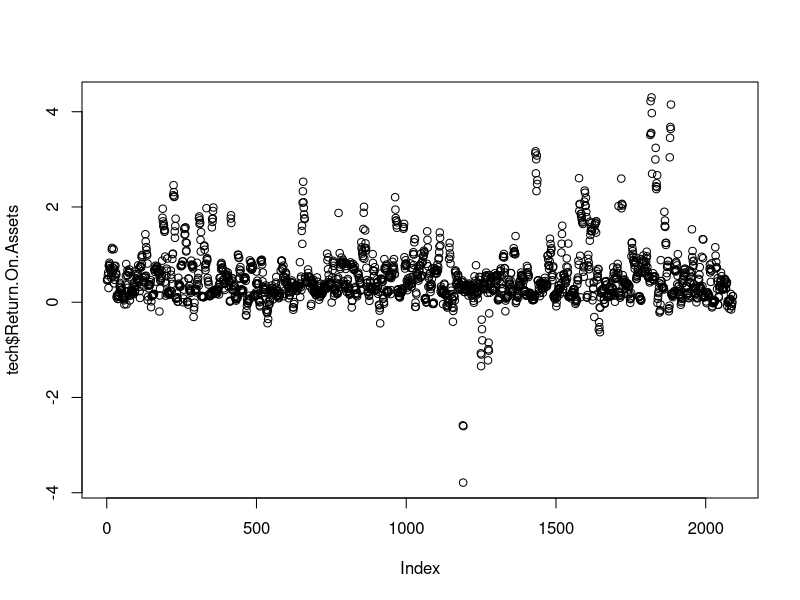
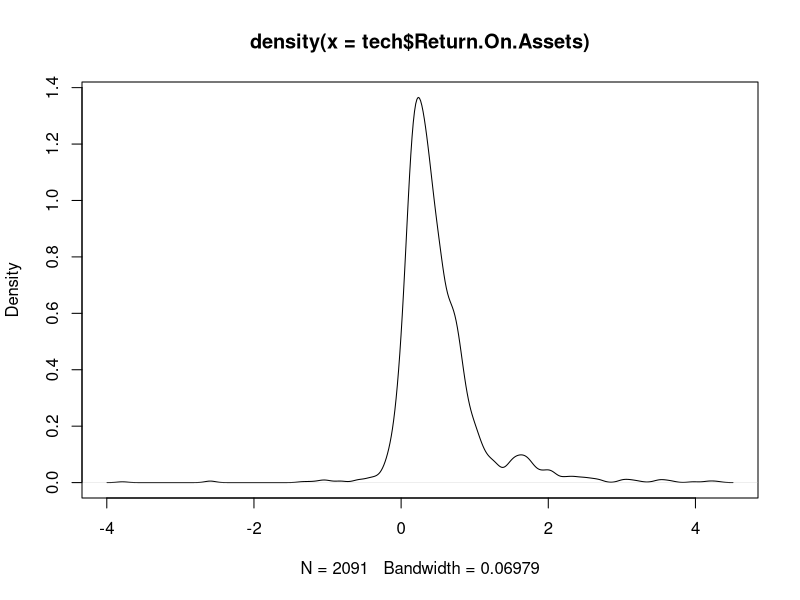
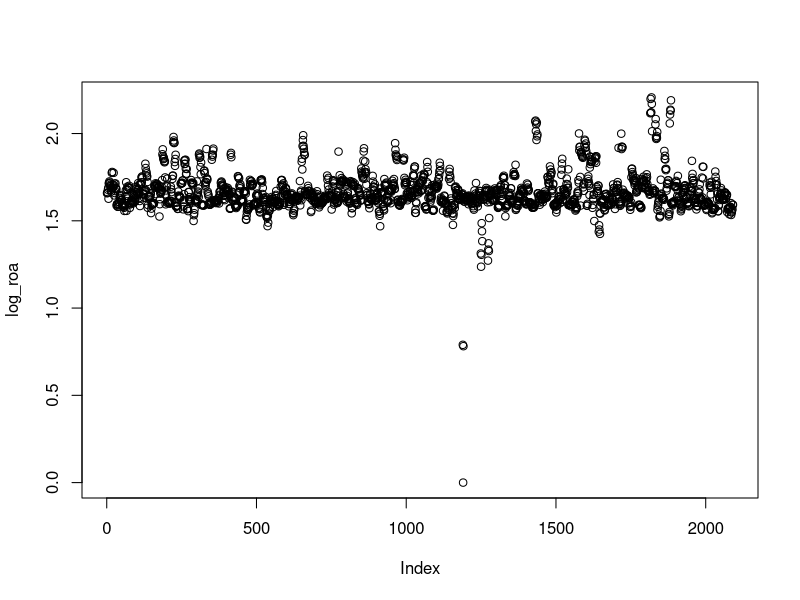
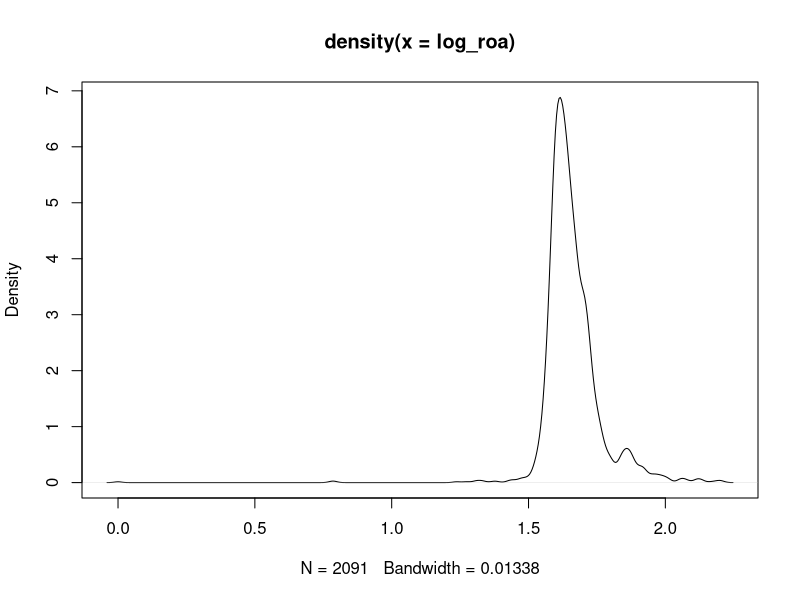
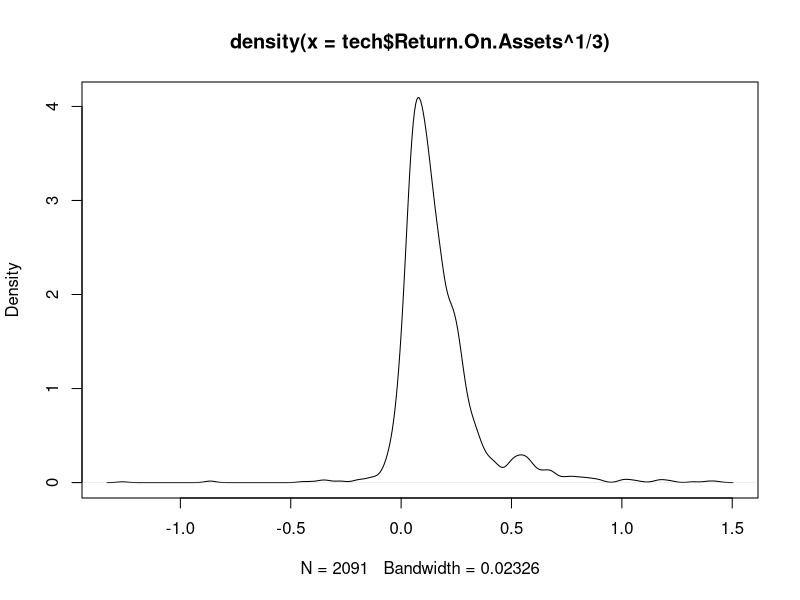

The R source for these figures, in order: (Note: this script raises an error after producing the figures.)
## ---- chunk 1
knitr::opts_chunk$set(echo = TRUE)
## ---- chunk 2
library(MASS)
library(tidyverse)
library(data.table)
#df <- fread("allcol.csv", drop = 1)
#stock <- read.csv2("us-shareprices-daily.csv")
ratio_return <- read.csv("ratios_return.csv", header = T) ## 11718 * 32
ratio_return$Sector <- as.character(ratio_return$Sector)
tech <- ratio_return[ratio_return$Sector=="Technology",] ## 2085 observations
length(levels(tech$Ticker)) ##1584 companies
## ---- chunk 3
summary(tech$Return.On.Assets)
#   Min. 1st Qu.  Median    Mean 3rd Qu.    Max. 
#-3.7872  0.1932  0.3774  0.5030  0.6718  4.3005 
plot(tech$Return.On.Assets)
plot(density(tech$Return.On.Assets))
## translate (add minimum negative value), then log transform
log_roa <- log(tech$Return.On.Assets+1+abs(min(tech$Return.On.Assets)))
tech$Return.On.Assets.t <- log_roa
plot(log_roa)
plot(density(log_roa)) ## still left-skewed
plot(density(tech$Return.On.Assets^1/3))

## outliers:
tech[log_roa<1, c("Ticker", "Fiscal.Year")]
# log_roa[which(log_roa<1)] ## 0.7893779 0.0000000 0.7815722 1.2369020 1.2719327
# plot(density(log_roa[log_roa>=1]))

### outliers lying >3*SD away of mean
sd <- sd(tech$Return.On.Assets) 
mean <- mean(tech$Return.On.Assets) 
ci <- c(mean - 3*sd, mean + 3*sd) 
#sum(!tech$Return.On.Assets %between% ci)#45 outliers
tech[!tech$Return.On.Assets %between% ci, c('Ticker', 'Fiscal.Year')] ##outliers
tech$Return.On.Assets.out <- "False"
tech$Return.On.Assets.out[which(!tech$Return.On.Assets %between% ci)] <- "True"
plot(density(tech$Return.On.Assets.t[tech$Return.On.Assets.out=="False"]))


## correlation with Stock Return
cor(log_roa, tech$Return)
cor(log_roa, tech$Return2)
cor(log_roa, tech$Return3) #0.04531882
cor(tech$Return.On.Assets, tech$Return3) #0.04179654
cor(tech$Return.On.Assets^1/3, tech$Return3) #0.04179654
cor(log_roa, tech$Return4)
## ---- chunk 4
summary(tech$Earning.Per.Share)
#     Min.   1st Qu.    Median      Mean   3rd Qu.      Max. 
# -21.9880   -0.0395    0.6528    2.4637    1.8690 1260.5818
sum(tech$Earning.Per.Share<0) ## 710 (==0: 0)
plot(tech$Earning.Per.Share)
plot(density(tech$Earning.Per.Share)) ## severely right-skewed

## transformamtion
log_eps <- log(tech$Earning.Per.Share+1+abs(min(tech$Earning.Per.Share)))
tech$Earning.Per.Share.t <- log_eps
plot(log_eps)
plot(density(log_eps))
plot(density(tech$Earning.Per.Share^1/3))

## outliers
tech[(log_eps<1) | (log_eps>5), c("Ticker", "Fiscal.Year")]
plot(density(log_eps[log_eps<=5 & log_eps>=1]))
tech$Earning.Per.Share.out <- "False"
tech$Earning.Per.Share.out[which(log_eps<1) | (log_eps>5)] <- "True"

### Note: The ">3*SD" rule doesn't work because the points within the 3*SD are still left skewed,
### hence, remove points where log transformed values are <1 or >5

sd <- sd(tech$Earning.Per.Share) 
mean <- mean(tech$Earning.Per.Share) 
ci <- c(mean - 3*sd, mean + 3*sd) 
#sum(!tech$Earning.Per.Share %between% ci)# 4 outliers
tech[!tech$Earning.Per.Share %between% ci, c('Ticker', 'Fiscal.Year')] ##outliers
tech$Earning.Per.Share.out <- "False"
tech$Earning.Per.Share.out[which(!tech$Earning.Per.Share %between% ci)] <- "True"
plot(density(tech$Earning.Per.Share.t[tech$Earning.Per.Share.out=="False"])) ## still left skewed


cor(log_eps, tech$Return)
cor(log_eps, tech$Return2)
cor(log_eps, tech$Return3) #0.1226962
cor(tech$Earning.Per.Share, tech$Return3) 
cor(tech$Earning.Per.Share^1/3, tech$Return3) 
cor(log_eps, tech$Return4)
## ---- chunk 5
summary(tech$Sales.Per.Share) 
#     Min.   1st Qu.    Median      Mean   3rd Qu.      Max. 
#    0.076     5.444     9.449    47.031    18.639 29675.850
plot(tech$Sales.Per.Share)
plot(density(tech$Sales.Per.Share))

## transformamtion
log_sps <- log(tech$Sales.Per.Share)
tech$Sales.Per.Share.t <- log_sps
plot(log_sps)
plot(density(log_sps))

## outliers
fiveLargest <- tail(order(tech$Sales.Per.Share), 5) ## indice for the five highest sales per share
tech[fiveLargest, c("Ticker", "Fiscal.Year")]

### outliers lying >3*SD away of mean
sd <- sd(tech$Sales.Per.Share) 
mean <- mean(tech$Sales.Per.Share) 
ci <- c(mean - 3*sd, mean + 3*sd)
#sum(!tech$Sales.Per.Share %between% ci)#4 outliers
tech[!tech$Sales.Per.Share %between% ci, c('Ticker', 'Fiscal.Year')] ##outliers
tech$Sales.Per.Share.out <- "False"
tech$Sales.Per.Share.out[which(!tech$Sales.Per.Share %between% ci)] <- "True"
plot(density(tech$Sales.Per.Share.t[tech$Sales.Per.Share.out=="False"]))


cor(log_sps, tech$Return)
cor(log_sps, tech$Return2)
cor(log_sps, tech$Return3) #0.02757461
cor(tech$Sales.Per.Share, tech$Return3)
cor(log_sps, tech$Return4)
## ---- chunk 6
summary(tech$Price.to.Earning.Ratio)
#      Min.    1st Qu.     Median       Mean    3rd Qu.       Max. 
#-11489.062     -1.291     18.765     26.740     35.296   9682.311  
sum(tech$Price.to.Earning.Ratio<0) ## 710 (==0: 0)
plot(tech$Price.to.Earning.Ratio)
plot(density(tech$Price.to.Earning.Ratio))

## transformamtion
log_per <- log(tech$Price.to.Earning.Ratio+1+abs(min(tech$Price.to.Earning.Ratio)))
tech$Price.to.Earning.Ratio.t <- log_per
plot(log_per)
plot(density(log_per))

## outliers
x <- which(tech$Price.to.Earning.Ratio == min(tech$Price.to.Earning.Ratio) |
              tech$Price.to.Earning.Ratio == max(tech$Price.to.Earning.Ratio))
tech[x, c("Ticker", "Fiscal.Year")]

## reperform transformamtion after removing FIVN 2018
log_per[x] <- NA
plot(log_per)
plot(density(log_per[!is.na(log_per)]))

cor(log_per, tech$Return, use="complete.obs")
cor(log_per, tech$Return2, use="complete.obs")
cor(log_per, tech$Return3, use="complete.obs") #0.05069594
cor(tech$Price.to.Earning.Ratio, tech$Return3)
cor(log_per, tech$Return4, use="complete.obs")



### outliers lying >3*SD away of mean
sd <- sd(tech$Price.to.Earning.Ratio) 
mean <- mean(tech$Price.to.Earning.Ratio) 
ci <- c(mean - 3*sd, mean + 3*sd)
#sum(!tech$Price.to.Earning.Ratio %between% ci)# 17 outliers
tech[!tech$Price.to.Earning.Ratio %between% ci, c('Ticker', 'Fiscal.Year')] ##outliers
tech$Price.to.Earning.Ratio.out <- "False"
tech$Price.to.Earning.Ratio.out[which(!tech$Price.to.Earning.Ratio %between% ci)] <- "True"
plot(density(tech$Price.to.Earning.Ratio.t[tech$Price.to.Earning.Ratio.out=="False"]))


## ---- chunk 7
summary(tech$Book.to.Market.Ratio)
# Min.   1st Qu.    Median      Mean   3rd Qu.      Max. 
#   0.0042    0.1965    0.3437    2.8135    0.6151 1326.5407
plot(tech$Book.to.Market.Ratio) ## a few outliers with pretty high Book to Market Ratio

## transformamtion
log_bmr <- log(tech$Book.to.Market.Ratio)
tech$Book.to.Market.Ratio.t <- log_bmr
plot(log_bmr)
plot(density(log_bmr)) ## a little right-skewed

## outliers
fiveLargest <- tail(order(tech$Book.to.Market.Ratio), 5) ## indice for the five highest sales per share
tech[fiveLargest, c("Ticker", "Fiscal.Year")]

### outliers lying >3*SD away of mean
sd <- sd(tech$Book.to.Market.Ratio) 
mean <- mean(tech$Book.to.Market.Ratio) 
ci <- c(mean - 3*sd, mean + 3*sd)
#sum(!tech$Book.to.Market.Ratio %between% ci)# 5 outliers
tech[!tech$Book.to.Market.Ratio %between% ci, c('Ticker', 'Fiscal.Year')] ##outliers
tech$Book.to.Market.Ratio.out <- "False"
tech$Book.to.Market.Ratio.out[which(!tech$Book.to.Market.Ratio %between% ci)] <- "True"
plot(density(tech$Book.to.Market.Ratio.t[tech$Book.to.Market.Ratio.out=="False"]))



cor(log_bmr, tech$Return)
cor(log_bmr, tech$Return2)
cor(log_bmr, tech$Return3) #-0.2381094
cor(tech$Price.to.Earning.Ratio, tech$Return3) #0.02814808
cor(log_bmr, tech$Return4)
## ---- chunk 8
ratio_transformed_zhenzhen <- tech[, c(2:9, 20, 28:31, 36:45)]
write.csv(ratio_transformed_zhenzhen,
          "/Users/zhenzhenzhu/Documents/capstone/capstone_repository/data/ratio_transformed_zhenzhen.csv")
## ---- chunk 9
colnames(tech)
cor(subset(tech[,9:32][sapply(tech[,9:32], is.numeric)], select = -Return3), tech$Return3)
##log
cor(log(tech$Earning.Per.Share), tech$Return, use = 'complete.obs') #

## ---- chunk 10
tech_num <- tech[,9:32]
m1 <- lm(Return ~., data=tech_num)
summary(m1)
## ---- chunk 11
colnames(tech)
